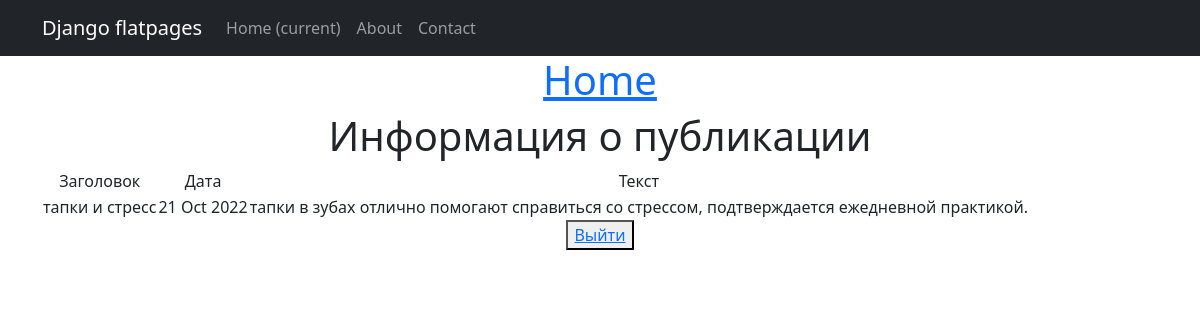
The page /1 (signed in) on the database as committed earlier.
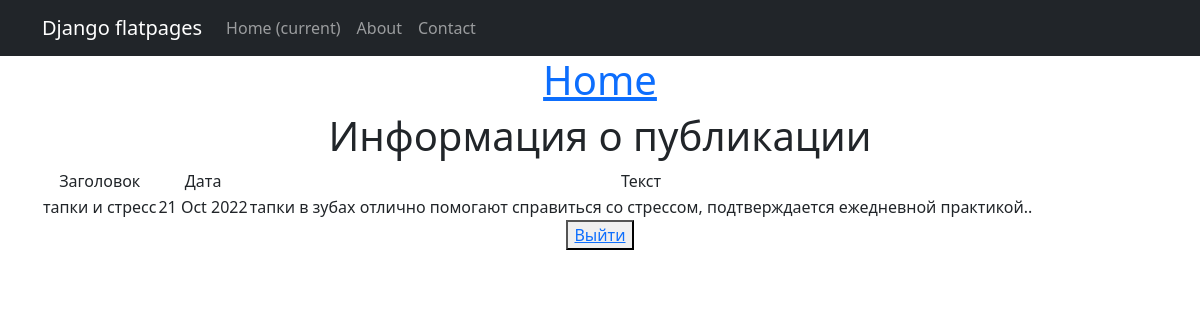
The same page on the database as committed later.
### NewsApp/models.py (models this page shows, shortened)
class Post(models.Model):
    article = 'AR'
    news = 'NE'
    TYPE = [
    (article, 'статья'),
    (news, 'новость')]
    author_post = models.ForeignKey(Author, on_delete=models.CASCADE)
    type_post = models.CharField(max_length=2, choices=TYPE, default=article)
    date_time_post = models.DateTimeField(auto_now_add=True)
    categories_post = models.ManyToManyField(Category, through='PostCategory')
    title_post = models.CharField(max_length=250)
    text_post = models.TextField()
    rating_post = models.FloatField(default=0.0)

### NewsApp/views.py (the view)
# urls.py: path('<int:pk>', PostDetail.as_view(), name='post_detail'),
class PostDetail(LoginRequiredMixin, DetailView):
    model = Post
    template_name = 'post.html'
    context_object_name = 'post'

### NewsApp/templatetags/custom_filters.py (called while the page is built)
@register.filter()
def censor(value):
    for word in words:
        value = value.replace(word, '***')
    return value

### templates/post.html (shortened to what this page needs)
{% extends 'flatpages/default.html' %}
{% load custom_filters %}
{% block content %}
<h1>Информация о публикации</h1>
<table>
    <tr>
        <td>Заголовок</td>
        <td>Дата</td>
        <td>Текст</td>
    </tr>
    <tr>
        <td>{{ post.title_post|censor }}</td>
        <td>{{ post.date_time_post|date:'d M Y'  }}</td>
        <td>{{ post.text_post|censor }}</td>
    </tr>
</table>
<button> <a href="sign/logout/">Выйти</a> </button>
{% endblock content %}

Rows that differ between the two databases and show on the page:
changed Post "тапки и стресс": text_post|censor "тапки в зубах отлично помогают справиться со стрессом, подтверждается ежедневной практикой." → "тапки в зубах отлично помогают справиться со стрессом, подтверждается ежедневной практикой.."
